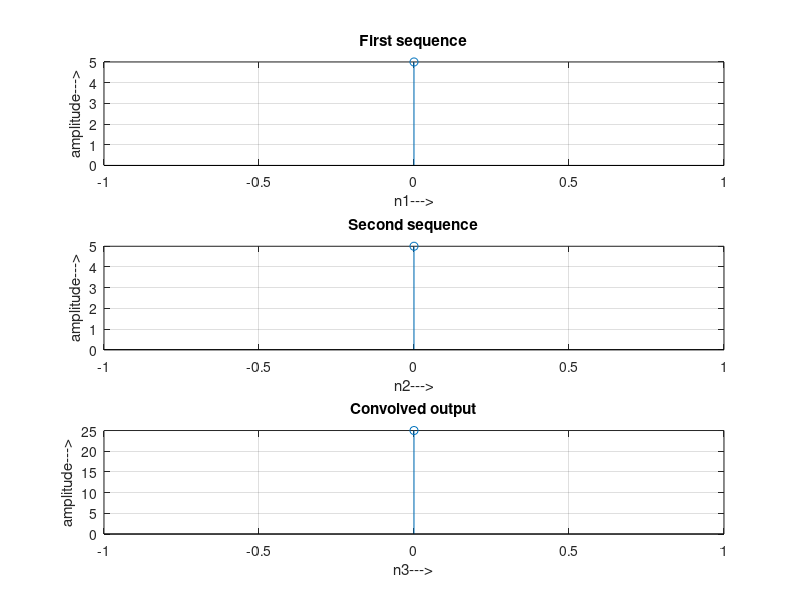

MATLAB code to generate this figure:
clc;
clear all;
close all;
x1=input('Enter the first sequence x1(n) = ');
x2=input('Enter the second sequence x2(n) = ');
L=length(x1);
M=length(x2);
N=L+M-1;
yn=conv(x1,x2);
disp('The values of yn are= ');
disp(yn);
n1=0:L-1;
subplot(3,1,1);
stem(n1,x1);
grid on;
xlabel('n1--->');
ylabel('amplitude--->');
title('First sequence');
n2=0:M-1;
subplot(3,1,2);
stem(n2,x2);
grid on;
xlabel('n2--->');
ylabel('amplitude--->');
title('Second sequence');
n3=0:N-1;
subplot(3,1,3);
stem(n3,yn);
grid on;
xlabel('n3--->');
ylabel('amplitude--->');
title('Convolved output');